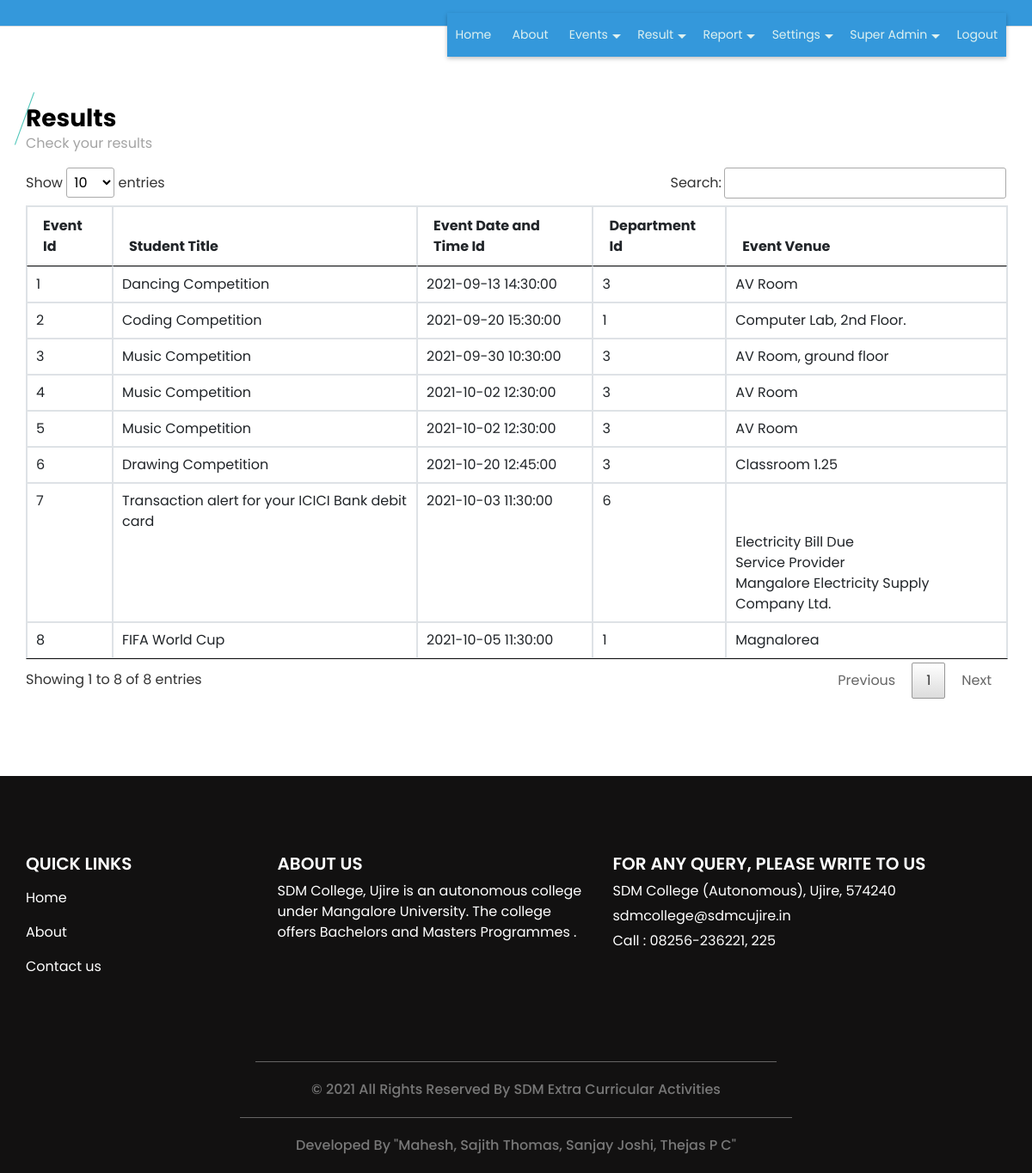
The app's page /event_display.php (signed in) with its own data.
### tables this page shows
CREATE TABLE `staff` (
  `staff_id` int(11) NOT NULL,
  `staff_name` varchar(25) NOT NULL,
  `staff_dp` varchar(300) NOT NULL,
  `staff_type` varchar(20) NOT NULL,
  `department_id` int(11) NOT NULL,
  `login_id` varchar(40) NOT NULL,
  `password` varchar(300) NOT NULL,
  `gender` varchar(6) NOT NULL,
  `dob` date NOT NULL,
  `staff_status` varchar(10) NOT NULL
);

CREATE TABLE `event` (
  `event_id` bigint(20) NOT NULL,
  `event_type_id` int(11) NOT NULL,
  `event_participation_type` varchar(25) NOT NULL COMMENT 'Single, Team',
  `no_of_participants` int(11) NOT NULL,
  `event_title` varchar(300) NOT NULL,
  `event_description` text NOT NULL,
  `event_rules` text NOT NULL,
  `event_banner` varchar(300) NOT NULL,
  `department_id` int(11) NOT NULL,
  `club_id` int(11) NOT NULL,
  `course_id` text NOT NULL,
  `st_class` text NOT NULL,
  `event_date_time` datetime NOT NULL,
  `event_venue` text NOT NULL,
  `staff_id` int(11) NOT NULL,
  `participation_limit` int(11) NOT NULL,
  `event_status` varchar(10) NOT NULL
);

### event_display.php (the view, shortened to what this page needs)
<?php
include("header.php");
?>
  <section class="event_section layout_padding">
    <div class="container">
      <div class="heading_container">
        <h3>
         Results
        </h3>
        <p>
         Check your results
        </p>
      </div>
      <div class="event_container">
        <div class="">
<table id="datatableplugin" class="table table-bordered">
	<thead>
		<tr>
			<th>Event Id</th>
			<th>Student Title</th>
			<th>Event Date and Time Id</th>
			<th>Department Id</th>
			<th>Event Venue</th>
		</tr>
	</thead>
	<tbody>
		<?php
		$sqlview = "SELECT * FROM  event";
		$qsqlview = mysqli_query($con,$sqlview);
		while($rsview = mysqli_fetch_array($qsqlview))
		{
			echo "<tr>
				<td>$rsview[event_id]</td>
				<td>$rsview[event_title]</td>
				<td>$rsview[event_date_time]</td>
				<td>$rsview[department_id]</td>
				<td>$rsview[event_venue]</td>
			</tr>";
		}
		?>
	</tbody>
</table>
        </div>
      </div>
    </div>
  </section>
<?php
include("footer.php");
?>

### headerpage.php (shortened to what this page needs)
<div id="header">
  <header>
    <div class="container">
      <div class="row">
        <div class="col-12">
          <nav class="navbar navbar-expand-lg navbar-light">
            <div lass="collapse navbar-collapse" id="navbartoggle">
<div class="nav-fostrap" style="  position: absolute;
  top: 15px;right: 0;">
	<ul>
		<li><a href="index.php">Home</a></li>
		<li><a href="about.php">About</a></li>
			<?php
			if(isset($_SESSION['staff_id']))
			{
			?>
		<li><a href="javascript:void(0)">Events<span class="arrow-down"></span></a>
		</li>
		<li><a href="javascript:void(0)">Result<span class="arrow-down"></span></a>
		</li>
		<li><a href="javascript:void(0)">Report<span class="arrow-down"></span></a>
		</li>
				<?php
				if($rsstaffprofile['staff_type'] == "Admin")
				{
				?>
		<li><a href="javascript:void(0)">Settings<span class="arrow-down"></span></a>
		</li>
				<?php
				}
				?>
		<li><a href="javascript:void(0)"><?php echo $rsstaffprofile['staff_name']; ?><span class="arrow-down"></span></a>
		</li>
<?php
			}
?>
		<?php
		if(isset($_SESSION['staff_id']) || ($_SESSION['student_id']))
		{
		?>
		<li><a href="logout.php">Logout</a></li>
		<?php
		}
		else
		{
		?>
		<li><a href="student.php">Registration</a></li>
		<li><a href="login.php">Login</a></li>
		<?php
		}
		?>
	</ul>
</div>
            </div>
          </nav>
        </div>
      </div>
    </div>
  </header>
</div>

### css/style.css (style rules this page uses)
body { font-family: "Poppins", sans-serif; color: #000000; background-color: #ffffff; }
.layout_padding { padding: 90px 0; }
.heading_container { display: -webkit-box; display: -ms-flexbox; display: flex; -webkit-box-orient: vertical; -webkit-box-direction: normal; -ms-flex-direction: column; flex-direction: column; -webkit-box-align: start; -ms-flex-align: start; align-items: flex-start; }
.heading_container h3 { font-weight: bold; position: relative; margin-bottom: 15px; }
.heading_container h3::before { content: ""; position: absolute; top: 50%; left: 2px; width: 1px; height: 65px; background-color: #4bc5b8; -webkit-transform: translateY(-50%) rotate(20deg); transform: translateY(-50%) rotate(20deg); }
a, a:hover, a:focus { text-decoration: none; }
.event_section .heading_container h3 { margin-bottom: 0; }
.event_section .heading_container h3::before { left: -2px; }
.event_section p { color: #a4a4a4; }

### css/responsive.css (style rules this page uses)
@media (min-width: 1200px) { .container { max-width: 1170px; } }

### topmenu.php (style rules this page uses)
.nav-fostrap { display: block; margin-bottom: 15px 0; background: #3498db; -webkit-box-shadow:0 2px 5px 0 rgba(0,0,0,0.26); -moz-box-shadow:0 2px 5px 0 rgba(0,0,0,0.26); -o-box-shadow:0 2px 5px 0 rgba(0,0,0,0.26); z-index: 120; box-shadow: 0 2px 5px 0 rgba(0,0,0,0.26); }
.nav-fostrap ul { list-style-type: none; margin: 0; padding: 0; display: block; }
.nav-fostrap li { list-style-type: none; margin: 0; padding: 0; display: inline-block; position: relative; font-size: 14px; color: #def1f0; }
.nav-fostrap li a { padding: 15px 20px; font-size: 14px; color: #def1f0; display: inline-block; outline: 0; font-weight: 400; text-decoration: none; }
.arrow-down { width: 0; height: 0; border-left: 5px solid transparent; border-right: 5px solid transparent; border-top: 5px solid #def1f0; position: relative; top: 15px; right: -5px; content: ""; }

### headerpage.php (style rules this page uses)
#header nav { padding: 15px 0px; }
#header { border-bottom: 1px solid #ddd; background-color: #3498db; float: center; width: 100%; }
.nav-fostrap li a { padding: 15px 10px; font-size: 14px; color: #def1f0; display: inline-block; outline: 0; font-weight: 400; text-decoration: none; }

### records on screen
staff: staff_name "Super Admin"
event: event_id "1", event_title "Dancing Competition", event_date_time "2021-09-13 14:30:00", department "3", event_venue "AV Room"
event: event_id "2", event_title "Coding Competition", event_date_time "2021-09-20 15:30:00", department "1", event_venue "Computer Lab, 2nd Floor."
event: event_id "3", event_title "Music Competition", event_date_time "2021-09-30 10:30:00", department "3", event_venue "AV Room, ground floor"
event: event_id "4", event_title "Music Competition", event_date_time "2021-10-02 12:30:00", department "3", event_venue "AV Room"
event: event_id "5", event_title "Music Competition", event_date_time "2021-10-02 12:30:00", department "3", event_venue "AV Room"
event: event_id "6", event_title "Drawing Competition", event_date_time "2021-10-20 12:45:00", department "3", event_venue "Classroom 1.25"
event: event_id "7", event_title "Transaction alert for your ICICI Bank debit card", event_date_time "2021-10-03 11:30:00", department "6", event_venue "Electricity Bill Due Service Provider Mangalore Electricity Supply Company Ltd."
event: event_id "8", event_title "FIFA World Cup", event_date_time "2021-10-05 11:30:00", department "1", event_venue "Magnalorea"
